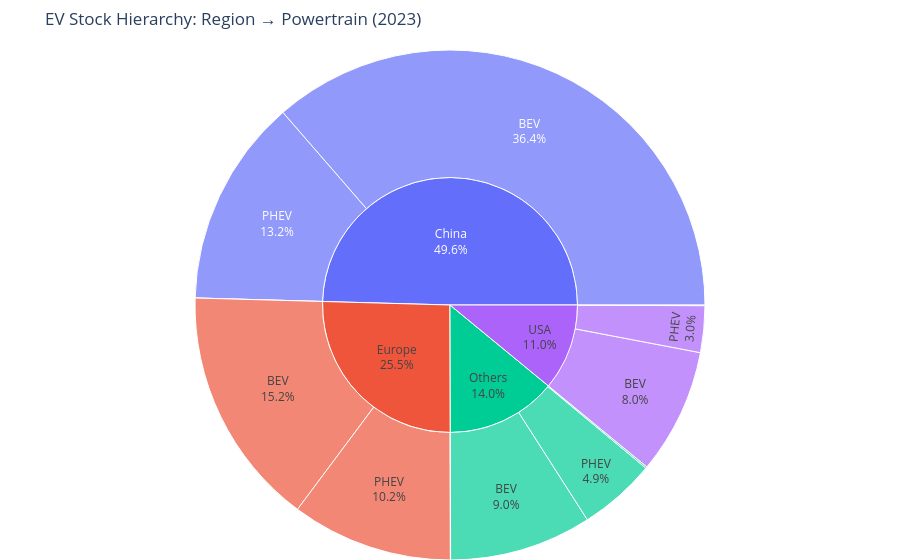

The cell this chart's notebook holds for it:
### Markdown cell above
---
## 4. Sunburst chart: Battery Type Adoption by Region

**Goal:** Compare battery type preferences across major markets.

### Code cell
# Filter BEV & PHEV only and restrict to data before 2024
df_powertrain = df_ev_stock[
    (df_ev_stock['powertrain'].isin(df_sales['powertrain'].unique())) &
    (df_ev_stock['year'] == 2023)
].copy()

df_powertrain = df_powertrain[df_powertrain['region'] != 'World']

# ---- 1. Select top 4 regions ----
top_regions = (
    df_powertrain.groupby('region')['value']
    .sum()
    .nlargest(4)
    .index
)

df_powertrain["region"] = df_powertrain["region"].apply(
    lambda r: r if r in top_regions else "Rest of the world"
)

df_powertrain["region"] = df_powertrain["region"].replace(
    {"Rest of the world": "Others"}
)

df_sunburst = (
    df_powertrain.groupby(["region", "powertrain"])["value"]
    .sum()
    .reset_index()
)

fig = px.sunburst(
    df_sunburst,
    path=["region", "powertrain"],
    values="value",
    title="EV Stock Hierarchy: Region → Powertrain (2023)"
)

fig.update_traces(
    textinfo="label+percent entry",
    texttemplate="%{label}<br>%{percentEntry:.1%}"
)

fig.update_layout(margin=dict(t=50, l=0, r=0, b=0))
fig.show()

### Figure 1 — Plotly figure (JSON) as saved in the notebook; plotly's stock layout.template omitted (floating-point values rounded to 4 significant figures)
{"data": [{"branchvalues": "total", "domain": {"x": [0, 1], "y": [0, 1]}, "hovertemplate": "labels=%{label}<br>value=%{value}<br>parent=%{parent}<br>id=%{id}<extra></extra>", "ids": ["China/BEV", "China/FCEV", "China/PHEV", "Europe/BEV", "Europe/FCEV", "Europe/PHEV", "Others/BEV", "Others/FCEV", "Others/PHEV", "USA/BEV", "USA/FCEV", "USA/PHEV", "China", "Europe", "Others", "USA"], "labels": ["BEV", "FCEV", "PHEV", "BEV", "FCEV", "PHEV", "BEV", "FCEV", "PHEV", "BEV", "FCEV", "PHEV", "China", "Europe", "Others", "USA"], "name": "", "parents": ["China", "China", "China", "Europe", "Europe", "Europe", "Others", "Others", "Others", "USA", "USA", "USA", "", "", "", ""], "textinfo": "label+percent entry", "texttemplate": "%{label}<br>%{percentEntry:.1%}", "type": "sunburst", "values": [48000000.0, 2280.0, 17400000.0, 20100000.0, 16500.0, 13500000.0, 11900000.0, 131800.0, 6454000.0, 10500000.0, 54000.0, 3900000.0, 65400000.0, 33620000.0, 18490000.0, 14450000.0]}], "layout": {"legend": {"tracegroupgap": 0}, "margin": {"b": 0, "l": 0, "r": 0, "t": 50}, "title": {"text": "EV Stock Hierarchy: Region → Powertrain (2023)"}}}
